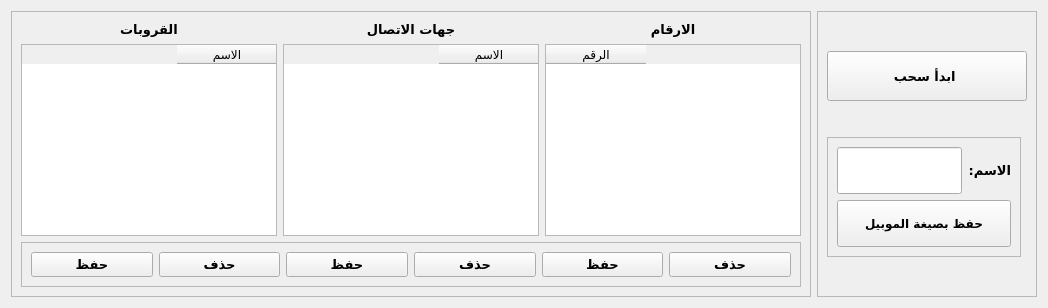
         <widget class="QWidget" name="tab_5">
          <attribute name="title">
           <string>سحب جهات الاتصال</string>
          </attribute>
          <layout class="QGridLayout" name="gridLayout_26">
           <item row="0" column="0">
            <widget class="QFrame" name="frame_24">
             <property name="sizePolicy">
              <sizepolicy hsizetype="Expanding" vsizetype="Expanding">
               <horstretch>0</horstretch>
               <verstretch>0</verstretch>
              </sizepolicy>
             </property>
             <property name="frameShape">
              <enum>QFrame::StyledPanel</enum>
             </property>
             <property name="frameShadow">
              <enum>QFrame::Raised</enum>
             </property>
             <layout class="QGridLayout" name="gridLayout_27">
              <item row="1" column="2" rowspan="2" colspan="2">
               <widget class="QTableWidget" name="tableWidget_11">
                <property name="sizePolicy">
                 <sizepolicy hsizetype="Expanding" vsizetype="Expanding">
                  <horstretch>0</horstretch>
                  <verstretch>0</verstretch>
                 </sizepolicy>
                </property>
                <property name="layoutDirection">
                 <enum>Qt::RightToLeft</enum>
                </property>
                <property name="autoFillBackground">
                 <bool>false</bool>
                </property>
                <property name="textElideMode">
                 <enum>Qt::ElideRight</enum>
                </property>
                <column>
                 <property name="text">
                  <string>الاسم</string>
                 </property>
                </column>
               </widget>
              </item>
              <item row="1" column="4" rowspan="2" colspan="2">
               <widget class="QTableWidget" name="tableWidget_10">
                <property name="sizePolicy">
                 <sizepolicy hsizetype="Expanding" vsizetype="Expanding">
                  <horstretch>0</horstretch>
                  <verstretch>0</verstretch>
                 </sizepolicy>
                </property>
                <property name="layoutDirection">
                 <enum>Qt::LeftToRight</enum>
                </property>
                <property name="autoFillBackground">
                 <bool>false</bool>
                </property>
                <property name="textElideMode">
                 <enum>Qt::ElideRight</enum>
                </property>
                <column>
                 <property name="text">
                  <string>الرقم</string>
                 </property>
                </column>
               </widget>
              </item>
              <item row="1" column="0" rowspan="2" colspan="2">
               <widget class="QTableWidget" name="tableWidget_5">
                <property name="sizePolicy">
                 <sizepolicy hsizetype="Expanding" vsizetype="Expanding">
                  <horstretch>0</horstretch>
                  <verstretch>0</verstretch>
                 </sizepolicy>
                </property>
                <property name="layoutDirection">
                 <enum>Qt::RightToLeft</enum>
                </property>
                <property name="autoFillBackground">
                 <bool>false</bool>
                </property>
                <property name="textElideMode">
                 <enum>Qt::ElideRight</enum>
                </property>
                <column>
                 <property name="text">
                  <string>الاسم</string>
                 </property>
                </column>
               </widget>
              </item>
              <item row="0" column="4" colspan="2">
               <widget class="QLabel" name="label_13">
                <property name="sizePolicy">
                 <sizepolicy hsizetype="Expanding" vsizetype="Expanding">
                  <horstretch>0</horstretch>
                  <verstretch>0</verstretch>
                 </sizepolicy>
                </property>
                <property name="maximumSize">
                 <size>
                  <width>16777215</width>
                  <height>30</height>
                 </size>
                </property>
                <property name="font">
                 <font>
                  <family>Almarai</family>
                  <pointsize>10</pointsize>
                  <weight>75</weight>
                  <bold>true</bold>
                 </font>
                </property>
                <property name="layoutDirection">
                 <enum>Qt::LeftToRight</enum>
                </property>
                <property name="text">
                 <string>الارقام</string>
                </property>
                <property name="alignment">
                 <set>Qt::AlignCenter</set>
                </property>
               </widget>
              </item>
              <item row="0" column="0" colspan="2">
               <widget class="QLabel" name="label_11">
                <property name="sizePolicy">
                 <sizepolicy hsizetype="Expanding" vsizetype="Expanding">
                  <horstretch>0</horstretch>
                  <verstretch>0</verstretch>
                 </sizepolicy>
                </property>
                <property name="maximumSize">
                 <size>
                  <width>16777215</width>
                  <height>30</height>
                 </size>
                </property>
                <property name="font">
                 <font>
                  <family>Almarai</family>
                  <pointsize>10</pointsize>
                  <weight>75</weight>
                  <bold>true</bold>
                 </font>
                </property>
                <property name="layoutDirection">
                 <enum>Qt::LeftToRight</enum>
                </property>
                <property name="text">
                 <string>القروبات</string>
                </property>
                <property name="alignment">
                 <set>Qt::AlignCenter</set>
                </property>
               </widget>
              </item>
              <item row="0" column="2" colspan="2">
               <widget class="QLabel" name="label_12">
                <property name="sizePolicy">
                 <sizepolicy hsizetype="Expanding" vsizetype="Expanding">
                  <horstretch>0</horstretch>
                  <verstretch>0</verstretch>
                 </sizepolicy>
                </property>
                <property name="maximumSize">
                 <size>
                  <width>16777215</width>
                  <height>30</height>
                 </size>
                </property>
                <property name="font">
                 <font>
                  <family>Almarai</family>
                  <pointsize>10</pointsize>
                  <weight>75</weight>
                  <bold>true</bold>
                 </font>
                </property>
                <property name="layoutDirection">
                 <enum>Qt::LeftToRight</enum>
                </property>
                <property name="text">
                 <string>جهات الاتصال</string>
                </property>
                <property name="alignment">
                 <set>Qt::AlignCenter</set>
                </property>
               </widget>
              </item>
              <item row="3" column="0" colspan="6">
               <widget class="QFrame" name="frame_25">
                <property name="sizePolicy">
                 <sizepolicy hsizetype="Expanding" vsizetype="Expanding">
                  <horstretch>0</horstretch>
                  <verstretch>0</verstretch>
                 </sizepolicy>
                </property>
                <property name="maximumSize">
                 <size>
                  <width>16777215</width>
                  <height>60</height>
                 </size>
                </property>
                <property name="frameShape">
                 <enum>QFrame::StyledPanel</enum>
                </property>
                <property name="frameShadow">
                 <enum>QFrame::Raised</enum>
                </property>
                <layout class="QGridLayout" name="gridLayout_29">
                 <item row="0" column="0">
                  <widget class="QPushButton" name="pushButton_26">
                   <property name="sizePolicy">
                    <sizepolicy hsizetype="Expanding" vsizetype="Expanding">
                     <horstretch>0</horstretch>
                     <verstretch>0</verstretch>
                    </sizepolicy>
                   </property>
                   <property name="font">
                    <font>
                     <family>Almarai</family>
                     <pointsize>10</pointsize>
                     <weight>75</weight>
                     <bold>true</bold>
                    </font>
                   </property>
                   <property name="cursor">
                    <cursorShape>PointingHandCursor</cursorShape>
                   </property>
                   <property name="text">
                    <string>حفظ</string>
                   </property>
                   <property name="iconSize">
                    <size>
                     <width>200</width>
                     <height>50</height>
                    </size>
                   </property>
                  </widget>
                 </item>
                 <item row="0" column="1">
                  <widget class="QPushButton" name="pushButton_27">
                   <property name="sizePolicy">
                    <sizepolicy hsizetype="Expanding" vsizetype="Expanding">
                     <horstretch>0</horstretch>
                     <verstretch>0</verstretch>
                    </sizepolicy>
                   </property>
                   <property name="font">
                    <font>
                     <family>Almarai</family>
                     <pointsize>10</pointsize>
                     <weight>75</weight>
                     <bold>true</bold>
                    </font>
                   </property>
                   <property name="cursor">
                    <cursorShape>PointingHandCursor</cursorShape>
                   </property>
                   <property name="text">
                    <string>حذف</string>
                   </property>
                   <property name="iconSize">
                    <size>
                     <width>200</width>
                     <height>50</height>
                    </size>
                   </property>
                  </widget>
                 </item>
                 <item row="0" column="2">
                  <widget class="QPushButton" name="pushButton_41">
                   <property name="sizePolicy">
                    <sizepolicy hsizetype="Expanding" vsizetype="Expanding">
                     <horstretch>0</horstretch>
                     <verstretch>0</verstretch>
                    </sizepolicy>
                   </property>
                   <property name="font">
                    <font>
                     <family>Almarai</family>
                     <pointsize>10</pointsize>
                     <weight>75</weight>
                     <bold>true</bold>
                    </font>
                   </property>
                   <property name="cursor">
                    <cursorShape>PointingHandCursor</cursorShape>
                   </property>
                   <property name="text">
                    <string>حفظ</string>
                   </property>
                   <property name="iconSize">
                    <size>
                     <width>200</width>
                     <height>50</height>
                    </size>
                   </property>
                  </widget>
                 </item>
                 <item row="0" column="3">
                  <widget class="QPushButton" name="pushButton_40">
                   <property name="sizePolicy">
                    <sizepolicy hsizetype="Expanding" vsizetype="Expanding">
                     <horstretch>0</horstretch>
                     <verstretch>0</verstretch>
                    </sizepolicy>
                   </property>
                   <property name="font">
                    <font>
                     <family>Almarai</family>
                     <pointsize>10</pointsize>
                     <weight>75</weight>
                     <bold>true</bold>
                    </font>
                   </property>
                   <property name="cursor">
                    <cursorShape>PointingHandCursor</cursorShape>
                   </property>
                   <property name="text">
                    <string>حذف</string>
                   </property>
                   <property name="iconSize">
                    <size>
                     <width>200</width>
                     <height>50</height>
                    </size>
                   </property>
                  </widget>
                 </item>
                 <item row="0" column="4">
                  <widget class="QPushButton" name="pushButton_39">
                   <property name="sizePolicy">
                    <sizepolicy hsizetype="Expanding" vsizetype="Expanding">
                     <horstretch>0</horstretch>
                     <verstretch>0</verstretch>
                    </sizepolicy>
                   </property>
                   <property name="font">
                    <font>
                     <family>Almarai</family>
                     <pointsize>10</pointsize>
                     <weight>75</weight>
                     <bold>true</bold>
                    </font>
                   </property>
                   <property name="cursor">
                    <cursorShape>PointingHandCursor</cursorShape>
                   </property>
                   <property name="text">
                    <string>حفظ</string>
                   </property>
                   <property name="iconSize">
                    <size>
                     <width>200</width>
                     <height>50</height>
                    </size>
                   </property>
                  </widget>
                 </item>
                 <item row="0" column="5">
                  <widget class="QPushButton" name="pushButton_38">
                   <property name="sizePolicy">
                    <sizepolicy hsizetype="Expanding" vsizetype="Expanding">
                     <horstretch>0</horstretch>
                     <verstretch>0</verstretch>
                    </sizepolicy>
                   </property>
                   <property name="font">
                    <font>
                     <family>Almarai</family>
                     <pointsize>10</pointsize>
                     <weight>75</weight>
                     <bold>true</bold>
                    </font>
                   </property>
                   <property name="cursor">
                    <cursorShape>PointingHandCursor</cursorShape>
                   </property>
                   <property name="text">
                    <string>حذف</string>
                   </property>
                   <property name="iconSize">
                    <size>
                     <width>200</width>
                     <height>50</height>
                    </size>
                   </property>
                  </widget>
                 </item>
                </layout>
               </widget>
              </item>
             </layout>
            </widget>
           </item>
           <item row="0" column="1">
            <widget class="QFrame" name="frame_23">
             <property name="frameShape">
              <enum>QFrame::StyledPanel</enum>
             </property>
             <property name="frameShadow">
              <enum>QFrame::Raised</enum>
             </property>
             <layout class="QGridLayout" name="gridLayout_28">
              <item row="0" column="0" colspan="2">
               <widget class="QPushButton" name="pushButton_25">
                <property name="sizePolicy">
                 <sizepolicy hsizetype="Expanding" vsizetype="Expanding">
                  <horstretch>0</horstretch>
                  <verstretch>0</verstretch>
                 </sizepolicy>
                </property>
                <property name="maximumSize">
                 <size>
                  <width>16777215</width>
                  <height>50</height>
                 </size>
                </property>
                <property name="font">
                 <font>
                  <family>Almarai</family>
                  <pointsize>10</pointsize>
                  <weight>75</weight>
                  <bold>true</bold>
                 </font>
                </property>
                <property name="cursor">
                 <cursorShape>PointingHandCursor</cursorShape>
                </property>
                <property name="text">
                 <string>ابدأ سحب </string>
                </property>
                <property name="iconSize">
                 <size>
                  <width>200</width>
                  <height>50</height>
                 </size>
                </property>
               </widget>
              </item>
              <item row="1" column="0">
               <widget class="QFrame" name="frame_26">
                <property name="sizePolicy">
                 <sizepolicy hsizetype="Expanding" vsizetype="Expanding">
                  <horstretch>0</horstretch>
                  <verstretch>0</verstretch>
                 </sizepolicy>
                </property>
                <property name="maximumSize">
                 <size>
                  <width>200</width>
                  <height>120</height>
                 </size>
                </property>
                <property name="frameShape">
                 <enum>QFrame::StyledPanel</enum>
                </property>
                <property name="frameShadow">
                 <enum>QFrame::Raised</enum>
                </property>
                <layout class="QGridLayout" name="gridLayout_30">
                 <item row="0" column="0">
                  <widget class="QLineEdit" name="lineEdit_3">
                   <property name="sizePolicy">
                    <sizepolicy hsizetype="Expanding" vsizetype="Expanding">
                     <horstretch>0</horstretch>
                     <verstretch>0</verstretch>
                    </sizepolicy>
                   </property>
                   <property name="font">
                    <font>
                     <pointsize>10</pointsize>
                    </font>
                   </property>
                  </widget>
                 </item>
                 <item row="0" column="1">
                  <widget class="QLabel" name="label_17">
                   <property name="sizePolicy">
                    <sizepolicy hsizetype="Expanding" vsizetype="Expanding">
                     <horstretch>0</horstretch>
                     <verstretch>0</verstretch>
                    </sizepolicy>
                   </property>
                   <property name="font">
                    <font>
                     <family>Almarai</family>
                     <pointsize>10</pointsize>
                     <weight>75</weight>
                     <bold>true</bold>
                    </font>
                   </property>
                   <property name="text">
                    <string>الاسم:</string>
                   </property>
                  </widget>
                 </item>
                 <item row="1" column="0" colspan="2">
                  <widget class="QPushButton" name="pushButton_47">
                   <property name="sizePolicy">
                    <sizepolicy hsizetype="Expanding" vsizetype="Expanding">
                     <horstretch>0</horstretch>
                     <verstretch>0</verstretch>
                    </sizepolicy>
                   </property>
                   <property name="font">
                    <font>
                     <family>Almarai</family>
                     <pointsize>9</pointsize>
                     <weight>75</weight>
                     <bold>true</bold>
                    </font>
                   </property>
                   <property name="cursor">
                    <cursorShape>PointingHandCursor</cursorShape>
                   </property>
                   <property name="text">
                    <string>حفظ بصيغة الموبيل</string>
                   </property>
                   <property name="iconSize">
                    <size>
                     <width>200</width>
                     <height>50</height>
                    </size>
                   </property>
                  </widget>
                 </item>
                </layout>
               </widget>
              </item>
             </layout>
            </widget>
           </item>
          </layout>
         </widget>
